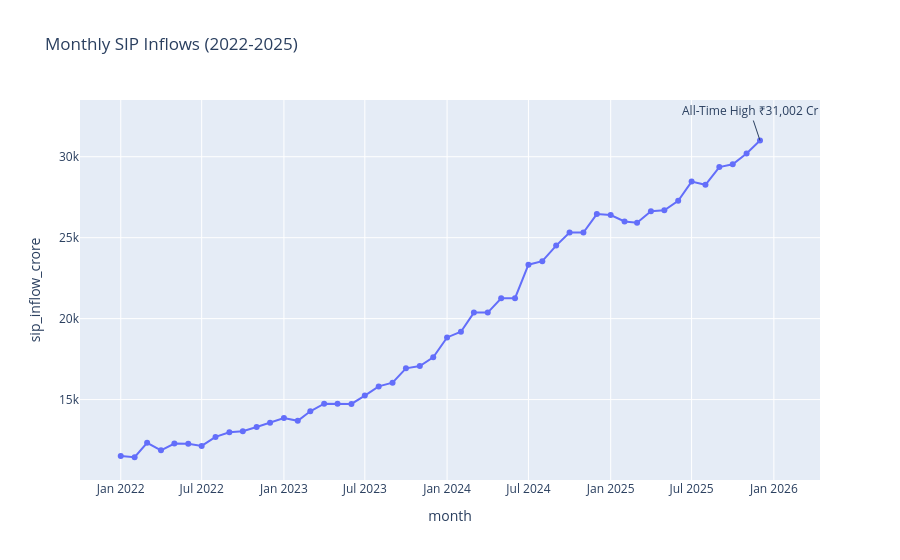

The notebook cell saved with this chart:
### Markdown cell above
# Task 3: SIP Inflow Time-Series (2022–2025)

### Code cell
sip["month"] = pd.to_datetime(sip["month"])

import plotly.express as px

fig = px.line(
    sip,
    x="month",
    y="sip_inflow_crore",
    title="Monthly SIP Inflows (2022-2025)",
    markers=True
)

# Highest SIP inflow
max_row = sip.loc[sip["sip_inflow_crore"].idxmax()]

fig.add_annotation(
    x="2025-12",
    y=31002,
    text="All-Time High ₹31,002 Cr",
    showarrow=True
)

fig.show()
